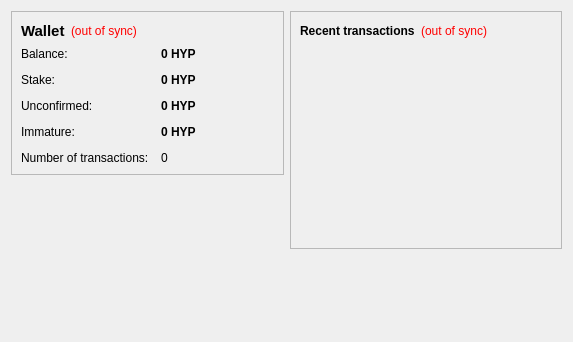
<?xml version="1.0" encoding="UTF-8"?>
<ui version="4.0">
 <class>OverviewPage</class>
 
 <widget class="QWidget" name="OverviewPage">
 
  <property name="geometry">
   <rect>
    <x>0</x>
    <y>0</y>
    <width>573</width>
    <height>342</height>
   </rect>
  </property>
  <property name="windowTitle">
   <string>Form</string>
  </property>
  <layout class="QHBoxLayout" name="horizontalLayout" stretch="1,1">
   <item>
    <layout class="QVBoxLayout" name="verticalLayout_2">
     <item>
      <widget class="QFrame" name="frame">
       <property name="frameShape">
        <enum>QFrame::StyledPanel</enum>
       </property>
       <property name="frameShadow">
        <enum>QFrame::Raised</enum>
       </property>
       <layout class="QVBoxLayout" name="verticalLayout_4">
        <item>
         <layout class="QHBoxLayout" name="horizontalLayout_4">
          <item>
           <widget class="QLabel" name="label_5">
            <property name="font">
             <font>
              <pointsize>11</pointsize>
              <weight>75</weight>
              <bold>true</bold>
             </font>
            </property>
            <property name="text">
             <string>Wallet</string>
            </property>
           </widget>
          </item>
          <item>
           <widget class="QLabel" name="labelWalletStatus">
            <property name="toolTip">
             <string>The displayed information may be out of date. Your wallet automatically synchronizes with the 666Coin network after a connection is established, but this process has not completed yet.</string>
            </property>
            <property name="styleSheet">
             <string notr="true">QLabel { color: red; }</string>
            </property>
            <property name="text">
             <string notr="true">(out of sync)</string>
            </property>
            <property name="alignment">
             <set>Qt::AlignLeading|Qt::AlignLeft|Qt::AlignVCenter</set>
            </property>
           </widget>
          </item>
          <item>
           <spacer name="horizontalSpacer_2">
            <property name="orientation">
             <enum>Qt::Horizontal</enum>
            </property>
            <property name="sizeHint" stdset="0">
             <size>
              <width>40</width>
              <height>20</height>
             </size>
            </property>
           </spacer>
          </item>
         </layout>
        </item>
		
		
		
        <item>
         <layout class="QFormLayout" name="formLayout_2">
          <property name="fieldGrowthPolicy">
           <enum>QFormLayout::AllNonFixedFieldsGrow</enum>
          </property>
          <property name="horizontalSpacing">
           <number>12</number>
          </property>
          <property name="verticalSpacing">
           <number>12</number>
          </property>
          <item row="0" column="0">
           <widget class="QLabel" name="label">
            <property name="text">
             <string>Balance:</string>
            </property>
           </widget>
          </item>
          <item row="0" column="1">
           <widget class="QLabel" name="labelBalance">
            <property name="font">
             <font>
              <weight>75</weight>
              <bold>true</bold>
             </font>
            </property>
            <property name="cursor">
             <cursorShape>IBeamCursor</cursorShape>
            </property>
            <property name="toolTip">
             <string>Your current balance</string>
            </property>
            <property name="text">
             <string notr="true">0 HYP</string>
            </property>
            <property name="textInteractionFlags">
             <set>Qt::LinksAccessibleByMouse|Qt::TextSelectableByKeyboard|Qt::TextSelectableByMouse</set>
            </property>
           </widget>
          </item>
          <item row="1" column="0">
           <widget class="QLabel" name="label_6">
            <property name="text">
             <string>Stake:</string>
            </property>
           </widget>
          </item>
          <item row="1" column="1">
           <widget class="QLabel" name="labelStake">
            <property name="font">
             <font>
              <weight>75</weight>
              <bold>true</bold>
             </font>
            </property>
            <property name="cursor">
             <cursorShape>IBeamCursor</cursorShape>
            </property>
            <property name="toolTip">
             <string>Total of coins that was staked, and do not yet count toward the current balance</string>
            </property>
            <property name="text">
             <string notr="true">0 HYP</string>
            </property>
            <property name="textInteractionFlags">
             <set>Qt::LinksAccessibleByMouse|Qt::TextSelectableByKeyboard|Qt::TextSelectableByMouse</set>
            </property>
           </widget>
          </item>
          <item row="2" column="0">
           <widget class="QLabel" name="label_3">
            <property name="text">
             <string>Unconfirmed:</string>
            </property>
           </widget>
          </item>
          <item row="2" column="1">
           <widget class="QLabel" name="labelUnconfirmed">
            <property name="font">
             <font>
              <weight>75</weight>
              <bold>true</bold>
             </font>
            </property>
            <property name="cursor">
             <cursorShape>IBeamCursor</cursorShape>
            </property>
            <property name="toolTip">
             <string>Total of transactions that have yet to be confirmed, and do not yet count toward the current balance</string>
            </property>
            <property name="text">
             <string notr="true">0 HYP</string>
            </property>
            <property name="textInteractionFlags">
             <set>Qt::LinksAccessibleByMouse|Qt::TextSelectableByKeyboard|Qt::TextSelectableByMouse</set>
            </property>
           </widget>
          </item>
          <item row="3" column="0">
           <widget class="QLabel" name="labelImmatureText">
            <property name="text">
             <string>Immature:</string>
            </property>
           </widget>
          </item>
          <item row="3" column="1">
           <widget class="QLabel" name="labelImmature">
            <property name="font">
             <font>
              <weight>75</weight>
              <bold>true</bold>
             </font>
            </property>
            <property name="toolTip">
             <string>Mined balance that has not yet matured</string>
            </property>
            <property name="text">
             <string notr="true">0 HYP</string>
            </property>
            <property name="textInteractionFlags">
             <set>Qt::LinksAccessibleByMouse|Qt::TextSelectableByKeyboard|Qt::TextSelectableByMouse</set>
            </property>
           </widget>
          </item>
          <item row="4" column="0">
           <widget class="QLabel" name="label_2">
            <property name="text">
             <string>Number of transactions:</string>
            </property>
           </widget>
          </item>
          <item row="4" column="1">
           <widget class="QLabel" name="labelNumTransactions">
            <property name="toolTip">
             <string>Total number of transactions in wallet</string>
            </property>
            <property name="text">
             <string notr="true">0</string>
            </property>
           </widget>
          </item>
         </layout>
        </item>
       </layout>
      </widget>
     </item>
     <item>
      <spacer name="verticalSpacer">
       <property name="orientation">
        <enum>Qt::Vertical</enum>
       </property>
       <property name="sizeHint" stdset="0">
        <size>
         <width>20</width>
         <height>40</height>
        </size>
       </property>
      </spacer>
     </item>
     <item>
      <widget class="QLabel" name="coinLogo">
       <property name="text">
        <string/>
       </property>
       <property name="pixmap">
        <pixmap resource="../bitcoin.qrc">:/images/backg</pixmap>
       </property>
       <property name="scaledContents">
        <bool>false</bool>
       </property>
       <property name="alignment">
        <set>Qt::AlignCenter</set>
       </property>
       <property name="margin">
        <number>-2</number>
       </property>
      </widget>
     </item>
    </layout>
   </item>
   <item>
    <layout class="QVBoxLayout" name="verticalLayout_3">
     <item>
      <widget class="QFrame" name="frame_2">
       <property name="frameShape">
        <enum>QFrame::StyledPanel</enum>
       </property>
       <property name="frameShadow">
        <enum>QFrame::Raised</enum>
       </property>
       <layout class="QVBoxLayout" name="verticalLayout">
        <item>
         <layout class="QHBoxLayout" name="horizontalLayout_2">
          <item>
           <widget class="QLabel" name="label_4">
            <property name="text">
             <string>&lt;b&gt;Recent transactions&lt;/b&gt;</string>
            </property>
           </widget>
          </item>
          <item>
           <widget class="QLabel" name="labelTransactionsStatus">
            <property name="toolTip">
             <string>The displayed information may be out of date. Your wallet automatically synchronizes with the 666Coin network after a connection is established, but this process has not completed yet.</string>
            </property>
            <property name="styleSheet">
             <string notr="true">QLabel { color: red; }</string>
            </property>
            <property name="text">
             <string notr="true">(out of sync)</string>
            </property>
            <property name="alignment">
             <set>Qt::AlignRight|Qt::AlignTrailing|Qt::AlignVCenter</set>
            </property>
           </widget>
          </item>
          <item>
           <spacer name="horizontalSpacer">
            <property name="orientation">
             <enum>Qt::Horizontal</enum>
            </property>
            <property name="sizeHint" stdset="0">
             <size>
              <width>40</width>
              <height>20</height>
             </size>
            </property>
           </spacer>
          </item>
         </layout>
        </item>
        <item>
         <widget class="QListView" name="listTransactions">
          <property name="styleSheet">
           <string notr="true">QListView { background: transparent; }</string>
          </property>
          <property name="frameShape">
           <enum>QFrame::NoFrame</enum>
          </property>
          <property name="verticalScrollBarPolicy">
           <enum>Qt::ScrollBarAlwaysOff</enum>
          </property>
          <property name="horizontalScrollBarPolicy">
           <enum>Qt::ScrollBarAlwaysOff</enum>
          </property>
          <property name="selectionMode">
           <enum>QAbstractItemView::NoSelection</enum>
          </property>
         </widget>
        </item>
       </layout>
      </widget>
     </item>
     <item>
      <spacer name="verticalSpacer_2">
       <property name="orientation">
        <enum>Qt::Vertical</enum>
       </property>
       <property name="sizeHint" stdset="0">
        <size>
         <width>20</width>
         <height>40</height>
        </size>
       </property>
      </spacer>
     </item>
    </layout>
   </item>
  </layout>
 </widget>
 <resources/>
 <connections/>
</ui>
